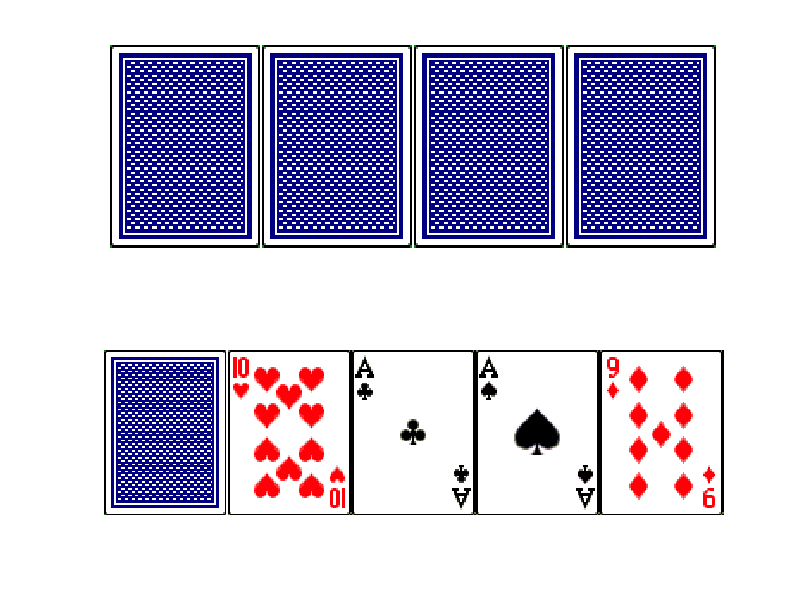

Write the MATLAB code that produced this figure. (Note: this script raises an error after producing the figure.)
%Creators: Jonathan Kenney, Elizabeth Sheetz
%Models 2 Project 1: Euchre Simulation
clear; close all; clc;
load CardDeck;
rng('shuffle');

Deck = [1:4,33:52]; %gets Euchre cards

ShuffledDeck = Deck(randperm(length(Deck))); %shuffle deck
face_down = [1 1 1 1 1]*55; %initializes a variable for 5 face down cards
hand = 1:5; %index deck for hand, does not assign a hand variable
pickitup = 2; %initializes variable for dealer pickup
%group suits
clubs = [1 33 37 41 45 49]; %trump = 1
spades = [2 34 38 42 46 50]; %trump = 2
hearts = [3 35 39 43 47 51]; %trump = 3
diamonds = [4 36 40 44 48 52]; %trump = 4

suitordered = [clubs spades hearts diamonds]; %suit-ordered version of deck

trump = 0;

caller = 0;

subplot(2,1,1)
imshow([BlueDeck{ShuffledDeck(21)}]); hold on; %shows top card of kitty

for player_firsttime = 1:4
    subplot(2,1,2)
    imshow([BlueDeck{face_down}]); %display 5 face down cards
    menu('Ready to see your hand?','Yes');
    imshow([BlueDeck{ShuffledDeck(hand)}]);
    if pickitup == 2 && player_firsttime ~= 4
        pickitup = menu('Do you want the dealer to pick it up?','Yes','No');
        if pickitup ==1
            caller=player_firsttime;
        end
        menu('Click "Ok" when done.','Ok');
    elseif player_firsttime == 4
        if pickitup == 2
            imshow([BlueDeck{ShuffledDeck(hand)}]);
            pickitup = menu('Dealer, do you want to pick it up?','Yes','No');
            if pickitup ==1
                caller=player_firsttime;
            end
        end
        if pickitup == 1
            imshow([BlueDeck{ShuffledDeck(hand)}]);
            discard = menu('Pick a card to discard.','1','2','3','4','5');
            ShuffledDeck(hand(discard)) = ShuffledDeck(21);
            imshow([BlueDeck{ShuffledDeck(hand)}]);
            subplot(2,1,1)
            imshow([BlueDeck{55}]); hold on;
            menu('Click "Ok" when done.','Ok');
            trump_location = find(suitordered == ShuffledDeck(21));
            if trump_location <= 6
                trump = 1;
            elseif trump_location <= 12
                trump = 2;
            elseif trump_location <= 18
                trump = 3;
            elseif trump_location <= 24
                trump = 4;
            end
            break
        elseif pickitup == 2
            subplot(2,1,1)
            imshow([BlueDeck{55}]); hold on;
            hand = 1:5;
            notrump_location = find(suitordered == ShuffledDeck(21));
            if notrump_location <= 6
                notrump = 1;
            elseif notrump_location <= 12
                notrump = 2;
            elseif notrump_location <= 18
                notrump = 3;
            elseif notrump_location <= 24
                notrump = 4;
            end
            for player_secondtime = 1:4
                subplot(2,1,2)
                imshow([BlueDeck{face_down}]);
                menu('Ready to see your hand?','Yes');
                subplot(2,1,2)
                imshow([BlueDeck{ShuffledDeck(hand)}]);
                if player_secondtime == 4
                    declare = menu('You got stuck with the pick. Declare.','Okay');
                    caller = 4
                else
                    declare = menu('Do you want to delcare trump?','Yes','No');
                    if pickitup ==1
                        caller = player_secondtime;
                    end
                end
                if declare == 1
                    trump = menu('What suit?','Clubs','Spades','Hearts','Diamonds');
                    while trump == notrump
                        trump = menu('You cannot pick the denied suit. Pick again.','Clubs','Spades','Hearts','Diamonds');
                    end
                    break
                end
                menu('Click "Ok" when done.','Ok');
                hand = hand + 5;
            end
        end
    else
        menu('Click "Ok" when done.','Ok');
    end
    hand = hand + 5;
end
close all;

hands = zeros(4,5);
trumpMatrix = [41 42 1 49 45 37 33; 42 41 2 50 46 38 34; 43 44 3 51 47 39 35; 44 43 4 52 48 40 36];
if trump == 1
    offleadMatrix = [1 49 45 41 37 33; 2 50 46 0 38 34; 3 51 47 43 39 35; 4 52 48 44 40 36];
elseif trump == 2
    offleadMatrix = [1 49 45 0 37 33; 2 50 46 42 38 34; 3 51 47 43 39 35; 4 52 48 44 40 36];
elseif trump == 3
    offleadMatrix = [1 49 45 41 37 33; 2 50 46 42 38 34; 3 51 47 43 39 35; 4 52 48 0 40 36];
else
    offleadMatrix = [1 49 45 41 37 33; 2 50 46 42 38 34; 3 51 47 0 39 35; 4 52 48 44 40 36];
end
for player = 1:4
    for position = 1:5
        hands(player, position) = ShuffledDeck((player - 1)*5 + position);
    end
end

playTurn = 1;
playChoice = [0 0 0 0];
check = [0 0 0 0 0];
winOrder = zeros(1,13);
team1Tricks = 0;
team2Tricks = 0;
winner = zeros(1,5);
choice = [0 0 0 0];
field = [55 55 55 55];
figure(1)
subplot(2,1,1)
imshow([BlueDeck{field}]);
subplot(2,1,2)
imshow([BlueDeck{face_down}]); %display 5 face down cards

for trick = 1:5
    for play = 1:4
        subplot(2,1,2)
        menu('Ready to see your hand?','Yes');
        imshow([BlueDeck{hands(playTurn,:)}]);
        choice(play) = menu('What card would you like to play?','1','2','3','4','5');
        playChoice(playTurn) = hands(playTurn, choice(play));       
        if play == 1
            if sum(trumpMatrix(trump,:) == playChoice(play)) == 1
                follow = trump;
                playedSuit = trump;
                followCards = trumpMatrix(follow,:);
            else
                follow = find(sum((offleadMatrix)' == playChoice(play)));
                playedSuit = follow;
                followCards = offleadMatrix(follow,:);
            end
        end
        if play ~= 1
            if sum(trumpMatrix(trump,:) == playChoice(play)) == 1
                playedSuit = trump;
            else
                playedSuit = find(sum((offleadMatrix)' == playChoice(play)));
            end
        end
        for handPosition = 1:5
            check(handPosition) = sum(followCards == hands(playTurn,handPosition));
        end
        while playedSuit ~= follow && sum(check) > 0
            choice = menu('Follow Suit','1','2','3','4','5');
            playChoice(playTurn) = hands(playTurn,choice);
            if sum(sum((offleadMatrix)' == playChoice(play))) == 1
                playedSuit = find(sum((offleadMatrix)' == playChoice(play)));
            else
                playedSuit = trump;
            end
        end
        if playTurn < 4
            playTurn = playTurn + 1;
        else
            playTurn = 1;
        end
        field(play) = playChoice(playTurn);
        hands(playTurn, choice(play)) = 55;
        imshow([BlueDeck{hands(playTurn,:)}]);
        subplot(2,1,1)
        imshow([BlueDeck{field}]);
        menu('Click "Ok" when done.','Ok');
    end
    winOrder(1:7) = trumpMatrix(trump,:);
    winOrder(8:13) = offleadMatrix(follow,:);
    winCheck = 1;
    while winCheck < 14
        for k = 1:4
            if playChoice(playTurn) == winOrder(winCheck)
                winner(trick) = playTurn;
                menu('The trick has been won. Click "Ok".','Ok');
                fprintf('Winner: %i\n',winner(trick));
                winCheck = 13;
            else
                if playTurn < 4
                    playTurn = playTurn + 1;
                else
                    playTurn = 1;
                end
            end
        end
        winCheck = winCheck + 1;        
    end
    if winner(trick) == 1 || winner(trick) == 3
        team1Tricks = team1Tricks + 1;
    else
        team2Tricks = team2Tricks + 1;
    end
    if team1Tricks + team2Tricks == 4 && (team1Tricks == 3 || team2Tricks == 3)
        break
    end
end

fprintf('It may have worked.\n');
close all;